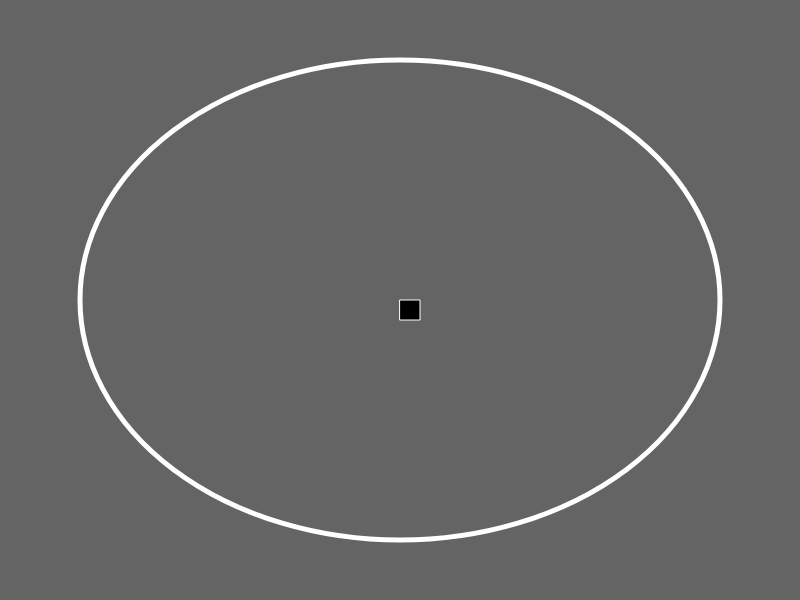
Frame 1 (no input)
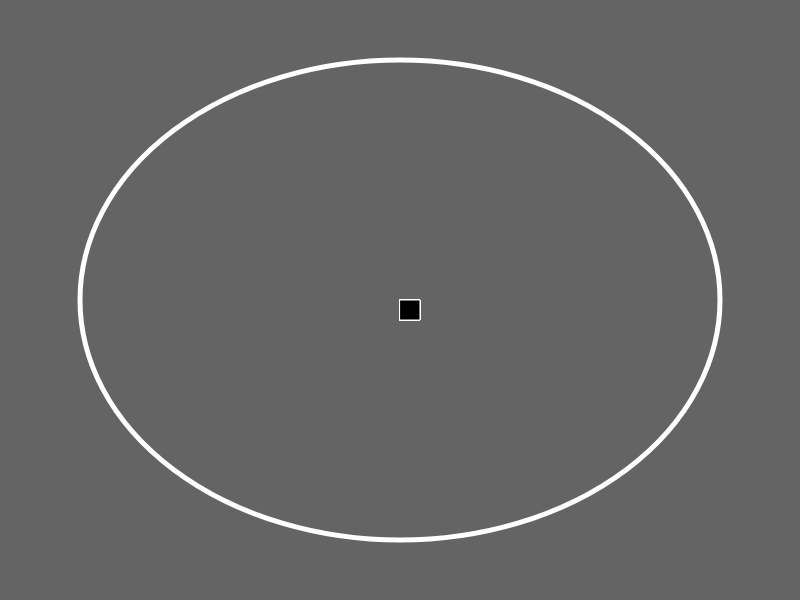
Frame 60 (no input)
Frame 120 (the mouse pressed at the canvas centre since frame 60): identical to frame 60, image omitted

The p5.js sketch that drew these frames (run headless with seeded random() and noise() and a simulated clock; from frame 60 on, the mouse is pressed at the canvas centre):

// p5.js sketch
// ── sketch.js
const circuit_size = 0.8
let sensor;
let c = 0;
function setup(){
    createCanvas(800,600);
    background(100);
    drawCircuit();
}

function draw(){
    sensor = new Sensor(width/2,height/2);
    sensor.draw();
    //console.log(mouseX + " " + mouseY);
    if(c == 1){
        sensor.turn_on();
        c = 0;
    }
    console.log(sensor.color);
        
}

function mouseClicked(){
    c++;
}

function drawCircuit(){
    stroke(255);
    strokeWeight(5);
    noFill();
    ellipse(width/2,height/2,width*circuit_size,height*circuit_size);
}
// ── Car.js
class Car{
    constructor(){
        
    }
}
// ── Motor.js
class Motor{
    constructor(){
        
    }
}
// ── Sensor.js
class Sensor{
    constructor(x,y){
        this.color = 0;
        this.x = x;
        this.y = y;
        this.width = 20;
        this.height = 20;
    }

    draw(){
        strokeWeight(1);
        fill(this.color);
        rect(this.x,this.y,this.width,this.height);
    }
    
    turn_on(){
        this.color = "red";
    }

    turn_off(){
        this.color = 0;
    }
}
// ── Wheel.js
class Wheel{
    constructor(){
        
    }
}
